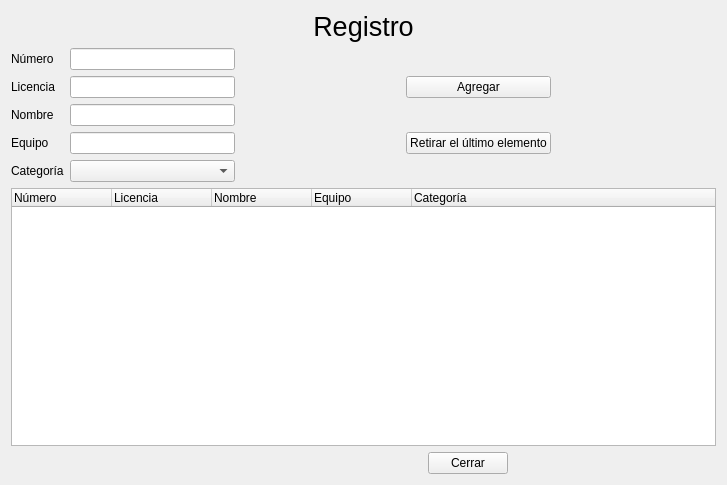
<?xml version="1.0" encoding="UTF-8"?>
<ui version="4.0">
 <class>ventanaregistro</class>
 <widget class="QWidget" name="ventanaregistro">
  <property name="geometry">
   <rect>
    <x>0</x>
    <y>0</y>
    <width>727</width>
    <height>485</height>
   </rect>
  </property>
  <property name="windowTitle">
   <string>Contrarreloj - Registro</string>
  </property>
  <layout class="QVBoxLayout" name="verticalLayout">
   <item>
    <widget class="QLabel" name="label">
     <property name="font">
      <font>
       <pointsize>20</pointsize>
      </font>
     </property>
     <property name="text">
      <string>&lt;center&gt;Registro&lt;/center&gt;</string>
     </property>
    </widget>
   </item>
   <item>
    <layout class="QGridLayout" name="gridLayout">
     <item row="0" column="0">
      <widget class="QLabel" name="label_2">
       <property name="text">
        <string>Número</string>
       </property>
      </widget>
     </item>
     <item row="2" column="0">
      <widget class="QLabel" name="label_3">
       <property name="text">
        <string>Nombre</string>
       </property>
      </widget>
     </item>
     <item row="3" column="0">
      <widget class="QLabel" name="label_4">
       <property name="text">
        <string>Equipo</string>
       </property>
      </widget>
     </item>
     <item row="0" column="1">
      <widget class="QLineEdit" name="textonumero">
       <property name="readOnly">
        <bool>true</bool>
       </property>
      </widget>
     </item>
     <item row="2" column="1">
      <widget class="QLineEdit" name="textonombre"/>
     </item>
     <item row="3" column="1">
      <widget class="QLineEdit" name="textoequipo"/>
     </item>
     <item row="4" column="0">
      <widget class="QLabel" name="label_5">
       <property name="text">
        <string>Categoría</string>
       </property>
      </widget>
     </item>
     <item row="0" column="2">
      <spacer name="horizontalSpacer">
       <property name="orientation">
        <enum>Qt::Horizontal</enum>
       </property>
       <property name="sizeHint" stdset="0">
        <size>
         <width>40</width>
         <height>20</height>
        </size>
       </property>
      </spacer>
     </item>
     <item row="2" column="4">
      <spacer name="horizontalSpacer_6">
       <property name="orientation">
        <enum>Qt::Horizontal</enum>
       </property>
       <property name="sizeHint" stdset="0">
        <size>
         <width>40</width>
         <height>20</height>
        </size>
       </property>
      </spacer>
     </item>
     <item row="1" column="1">
      <widget class="QLineEdit" name="textolicencia"/>
     </item>
     <item row="1" column="0">
      <widget class="QLabel" name="label_6">
       <property name="text">
        <string>Licencia</string>
       </property>
      </widget>
     </item>
     <item row="3" column="3">
      <widget class="QPushButton" name="botonretirar">
       <property name="text">
        <string>Retirar el último elemento</string>
       </property>
      </widget>
     </item>
     <item row="1" column="3">
      <widget class="QPushButton" name="botonagregar">
       <property name="text">
        <string>Agregar</string>
       </property>
      </widget>
     </item>
     <item row="4" column="1">
      <widget class="QComboBox" name="cajacategorias"/>
     </item>
    </layout>
   </item>
   <item>
    <widget class="QTreeWidget" name="treearbol">
     <column>
      <property name="text">
       <string>Número</string>
      </property>
     </column>
     <column>
      <property name="text">
       <string>Licencia</string>
      </property>
     </column>
     <column>
      <property name="text">
       <string>Nombre</string>
      </property>
     </column>
     <column>
      <property name="text">
       <string>Equipo</string>
      </property>
     </column>
     <column>
      <property name="text">
       <string>Categoría</string>
      </property>
     </column>
    </widget>
   </item>
   <item>
    <layout class="QHBoxLayout" name="horizontalLayout">
     <item>
      <spacer name="horizontalSpacer_5">
       <property name="orientation">
        <enum>Qt::Horizontal</enum>
       </property>
       <property name="sizeHint" stdset="0">
        <size>
         <width>40</width>
         <height>20</height>
        </size>
       </property>
      </spacer>
     </item>
     <item>
      <spacer name="horizontalSpacer_8">
       <property name="orientation">
        <enum>Qt::Horizontal</enum>
       </property>
       <property name="sizeHint" stdset="0">
        <size>
         <width>40</width>
         <height>20</height>
        </size>
       </property>
      </spacer>
     </item>
     <item>
      <widget class="QPushButton" name="botoncerrar">
       <property name="text">
        <string>Cerrar</string>
       </property>
      </widget>
     </item>
     <item>
      <spacer name="horizontalSpacer_7">
       <property name="orientation">
        <enum>Qt::Horizontal</enum>
       </property>
       <property name="sizeHint" stdset="0">
        <size>
         <width>40</width>
         <height>20</height>
        </size>
       </property>
      </spacer>
     </item>
    </layout>
   </item>
  </layout>
 </widget>
 <tabstops>
  <tabstop>textolicencia</tabstop>
  <tabstop>textonombre</tabstop>
  <tabstop>textoequipo</tabstop>
  <tabstop>cajacategorias</tabstop>
  <tabstop>botonagregar</tabstop>
  <tabstop>botonretirar</tabstop>
  <tabstop>treearbol</tabstop>
  <tabstop>botoncerrar</tabstop>
  <tabstop>textonumero</tabstop>
 </tabstops>
 <resources/>
 <connections>
  <connection>
   <sender>botoncerrar</sender>
   <signal>clicked()</signal>
   <receiver>ventanaregistro</receiver>
   <slot>close()</slot>
   <hints>
    <hint type="sourcelabel">
     <x>468</x>
     <y>473</y>
    </hint>
    <hint type="destinationlabel">
     <x>378</x>
     <y>453</y>
    </hint>
   </hints>
  </connection>
 </connections>
</ui>
